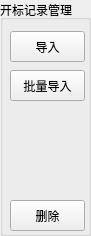
      <widget class="QGroupBox" name="groupBox">
       <property name="geometry">
        <rect>
         <x>1070</x>
         <y>10</y>
         <width>91</width>
         <height>236</height>
        </rect>
       </property>
       <property name="title">
        <string>开标记录管理</string>
       </property>
       <widget class="QPushButton" name="btn_importExcelDataFile">
        <property name="geometry">
         <rect>
          <x>10</x>
          <y>31</y>
          <width>75</width>
          <height>31</height>
         </rect>
        </property>
        <property name="text">
         <string>导入</string>
        </property>
        <property name="icon">
         <iconset>
          <normalon>:/importFromExcel.png</normalon>
         </iconset>
        </property>
        <property name="iconSize">
         <size>
          <width>16</width>
          <height>16</height>
         </size>
        </property>
       </widget>
       <widget class="QPushButton" name="btn_importBatch">
        <property name="geometry">
         <rect>
          <x>10</x>
          <y>70</y>
          <width>75</width>
          <height>31</height>
         </rect>
        </property>
        <property name="text">
         <string>批量导入</string>
        </property>
        <property name="icon">
         <iconset>
          <normalon>:/batchimport.png</normalon>
         </iconset>
        </property>
        <property name="iconSize">
         <size>
          <width>16</width>
          <height>16</height>
         </size>
        </property>
       </widget>
       <widget class="QPushButton" name="btn_deleteRecord">
        <property name="geometry">
         <rect>
          <x>10</x>
          <y>200</y>
          <width>75</width>
          <height>31</height>
         </rect>
        </property>
        <property name="text">
         <string>删除</string>
        </property>
        <property name="icon">
         <iconset>
          <normalon>:/delete.png</normalon>
         </iconset>
        </property>
        <property name="iconSize">
         <size>
          <width>16</width>
          <height>16</height>
         </size>
        </property>
       </widget>
      </widget>
